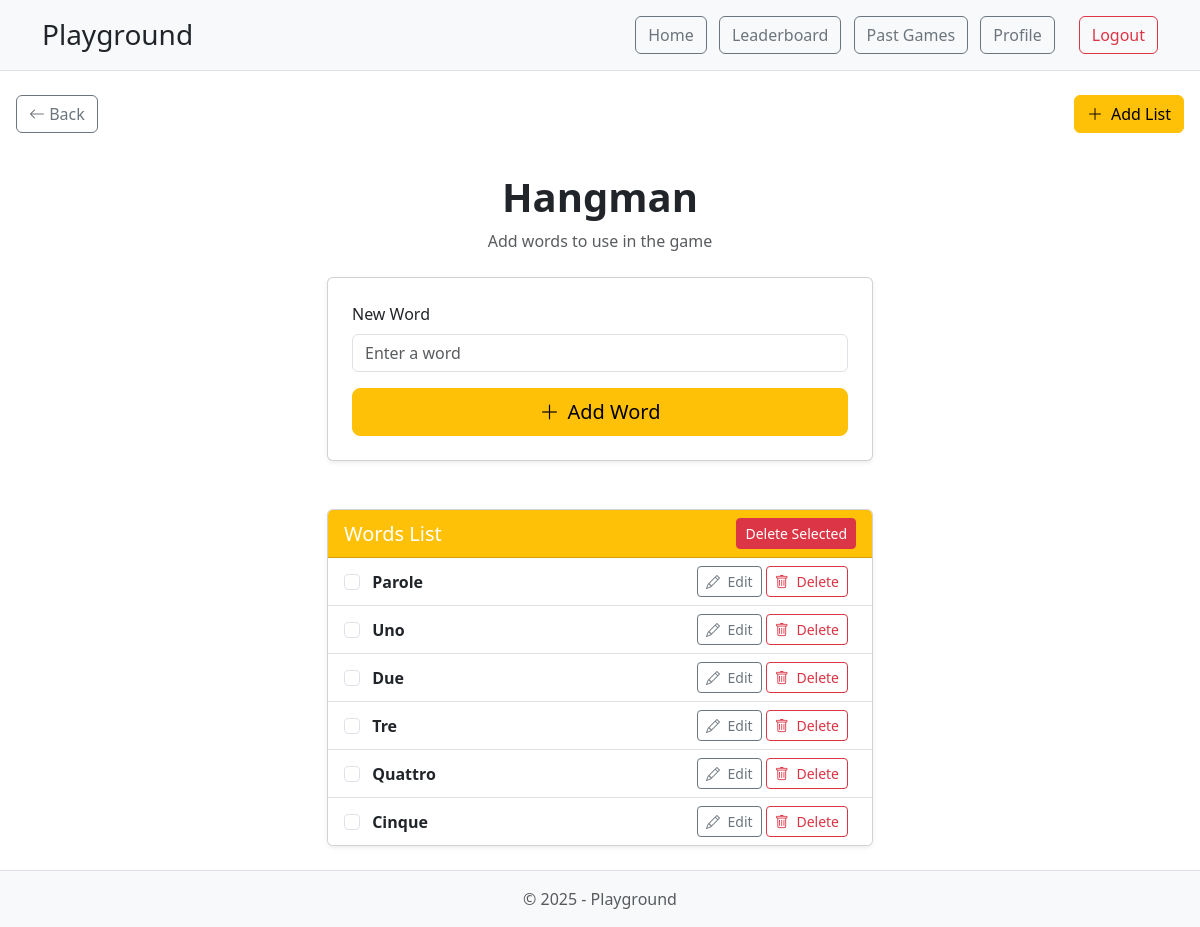
The page /hangman/words/ (signed in) on the database as committed earlier.
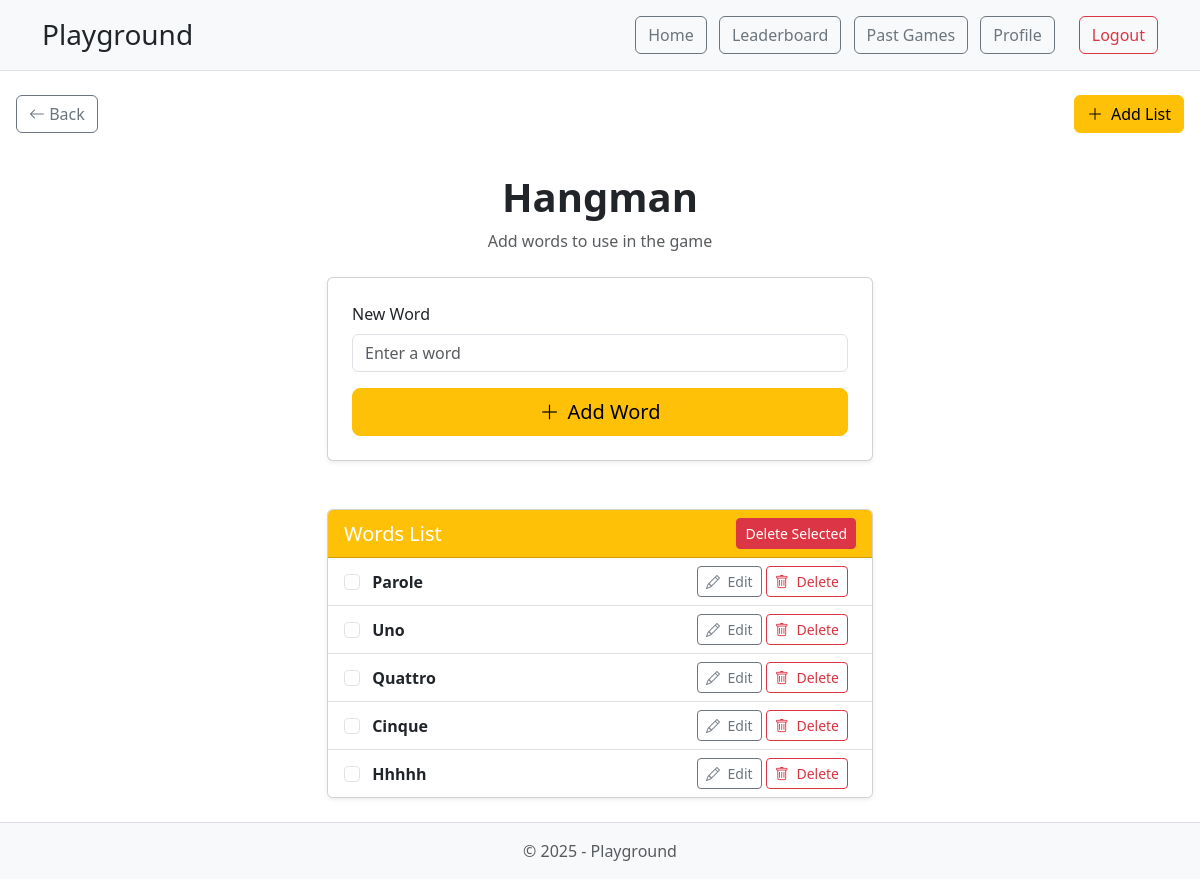
The same page on the database as committed later.
### hangman/models.py (models this page shows, shortened)
class HangmanWord(models.Model):
    text = models.CharField(max_length=50, unique=True)

### hangman/views.py (the view)
# urls.py: path('words/', views.add_word, name='add_word'),
@login_required
def add_word(request):
    words = HangmanWord.objects.all()
    if request.method == 'POST':
        form = AddWordForm(request.POST)
        if form.is_valid():
            word = form.save(commit=False)
            word.save()
            return redirect('/hangman/words/')
    else:
        form = AddWordForm()
    template = loader.get_template('words.html')
    context = {
        'form': form,
        'words': words
    }
    return HttpResponse(template.render(context, request))

### hangman/forms.py
class AddWordForm(forms.ModelForm):
    text = forms.CharField(required=True)
    class Meta:
        model = HangmanWord
        fields = ['text']

### hangman/templates/words.html (shortened to what this page needs)
{% extends 'base.html' %}
{% block content %}
<div class="d-flex justify-content-between mb-3 ms-3 me-3">
    <a href="/hangman/" class="btn btn-outline-secondary">
        <i class="bi bi-arrow-left"></i> Back
    </a>
    <a href="/hangman/upload/" class="btn btn-warning d-flex align-items-center">
        <i class="bi bi-plus-lg me-2"></i> Add List
    </a>
</div>
<div class="container py-4">
    <div class="text-center mb-4">
        <h1 class="fw-bold">Hangman</h1>
        <p class="text-muted">Add words to use in the game</p>
    </div>
    <div class="row justify-content-center">
        <div class="col-md-6">
            <form method="post" class="card shadow-sm p-4">
                <div class="mb-3">
                    <label for="id_text" class="form-label">New Word</label>
                    <input type="text" name="text" class="form-control" id="id_text" placeholder="Enter a word" required>
                </div>
                <div class="d-grid">
                    <button type="submit" class="btn btn-warning btn-lg">
                        <i class="bi bi-plus-lg me-2"></i>Add Word
                    </button>
                </div>
            </form>
        </div>
    </div>
    {% if words %}
    <form method="POST" action="/hangman/delete-words/">
        <div class="row justify-content-center mt-5">
            <div class="col-md-6">
                <div class="card shadow-sm">
                    <div class="card-header bg-warning text-white d-flex justify-content-between align-items-center">
                        <h5 class="mb-0">Words List</h5>
                        <button type="submit" class="btn btn-sm btn-danger">Delete Selected</button>
                    </div>
                    <ul class="list-group list-group-flush">
                        {% for word in words %}
                        <li class="list-group-item d-flex justify-content-between align-items-center">
                            <div>
                                <input type="checkbox" name="word_ids" value="{{ word.id }}" class="form-check-input me-2">
                                <span class="fw-semibold text-capitalize">{{ word.text }}</span>
                            </div>
                            <div>
                                <a href="/hangman/edit/{{ word.id }}/" class="btn btn-sm btn-outline-secondary" title="Edit">
                                    <i class="bi bi-pencil me-1"></i> Edit
                                </a>
                                <a href="/hangman/delete/{{ word.id }}/" class="btn btn-sm btn-outline-danger me-2" title="Delete">
                                    <i class="bi bi-trash me-1"></i> Delete
                                </a>
                            </div>
                        </li>
                        {% endfor %}
                    </ul>
                </div>
            </div>
        </div>
    </form>
    {% else %}
    <div class="alert alert-info text-center mt-5 col-md-6 mx-auto">No words added yet.</div>
    {% endif %}
</div>
{% endblock %}

Rows that differ between the two databases and show on the page:
removed HangmanWord: text "Due"
removed HangmanWord: text "Tre"
added HangmanWord: text "Hhhhh"
